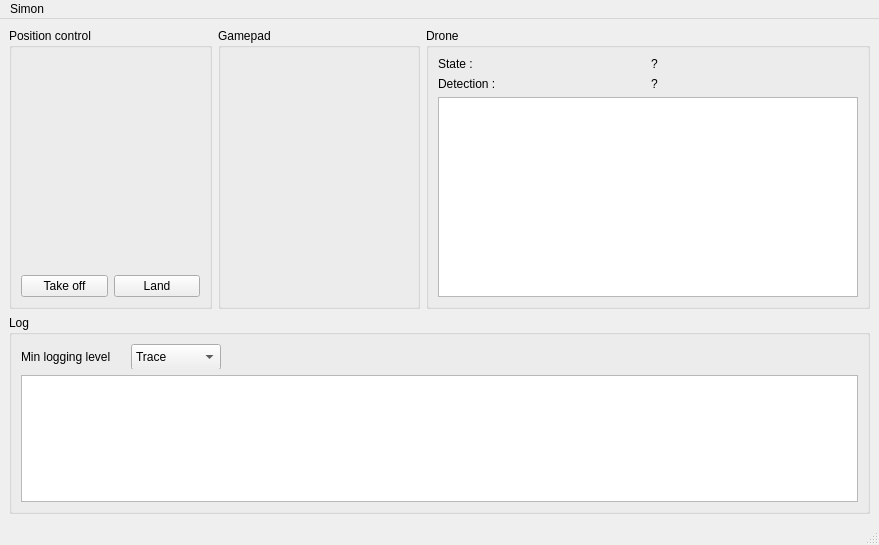
<?xml version="1.0" encoding="UTF-8"?>
<ui version="4.0">
 <class>DebugWindow</class>
 <widget class="QMainWindow" name="DebugWindow">
  <property name="geometry">
   <rect>
    <x>0</x>
    <y>0</y>
    <width>879</width>
    <height>545</height>
   </rect>
  </property>
  <property name="windowTitle">
   <string>DebugWindow</string>
  </property>
  <widget class="QWidget" name="centralwidget">
   <layout class="QGridLayout" name="gridLayout_3">
    <item row="0" column="2">
     <widget class="QGroupBox" name="groupBox_3">
      <property name="title">
       <string>Drone</string>
      </property>
      <layout class="QGridLayout" name="gridLayout_4">
       <item row="0" column="0">
        <widget class="QLabel" name="label">
         <property name="text">
          <string>State :</string>
         </property>
        </widget>
       </item>
       <item row="0" column="1">
        <widget class="QLabel" name="droneStateLabel">
         <property name="text">
          <string>?</string>
         </property>
        </widget>
       </item>
       <item row="2" column="0" colspan="2">
        <widget class="QGraphicsView" name="detections">
         <property name="sizePolicy">
          <sizepolicy hsizetype="Expanding" vsizetype="Expanding">
           <horstretch>0</horstretch>
           <verstretch>0</verstretch>
          </sizepolicy>
         </property>
         <property name="minimumSize">
          <size>
           <width>420</width>
           <height>200</height>
          </size>
         </property>
        </widget>
       </item>
       <item row="1" column="0">
        <widget class="QLabel" name="label_2">
         <property name="text">
          <string>Detection :</string>
         </property>
        </widget>
       </item>
       <item row="1" column="1">
        <widget class="QLabel" name="detectionsLabel">
         <property name="text">
          <string>?</string>
         </property>
        </widget>
       </item>
      </layout>
     </widget>
    </item>
    <item row="1" column="0" colspan="3">
     <widget class="QGroupBox" name="groupBox">
      <property name="title">
       <string>Log</string>
      </property>
      <property name="flat">
       <bool>false</bool>
      </property>
      <property name="checkable">
       <bool>false</bool>
      </property>
      <layout class="QGridLayout" name="gridLayout">
       <item row="1" column="0" colspan="2">
        <widget class="QTextEdit" name="log">
         <property name="readOnly">
          <bool>true</bool>
         </property>
        </widget>
       </item>
       <item row="0" column="0">
        <widget class="QWidget" name="widget" native="true">
         <property name="minimumSize">
          <size>
           <width>0</width>
           <height>25</height>
          </size>
         </property>
         <widget class="QComboBox" name="minLogLevel">
          <property name="geometry">
           <rect>
            <x>110</x>
            <y>0</y>
            <width>90</width>
            <height>26</height>
           </rect>
          </property>
          <item>
           <property name="text">
            <string>Trace</string>
           </property>
          </item>
          <item>
           <property name="text">
            <string>Info</string>
           </property>
          </item>
          <item>
           <property name="text">
            <string>Warn</string>
           </property>
          </item>
          <item>
           <property name="text">
            <string>Error</string>
           </property>
          </item>
         </widget>
         <widget class="QLabel" name="label_3">
          <property name="geometry">
           <rect>
            <x>0</x>
            <y>5</y>
            <width>111</width>
            <height>16</height>
           </rect>
          </property>
          <property name="text">
           <string>Min logging level</string>
          </property>
         </widget>
        </widget>
       </item>
      </layout>
     </widget>
    </item>
    <item row="0" column="0">
     <widget class="QGroupBox" name="groupBox_2">
      <property name="title">
       <string>Position control</string>
      </property>
      <layout class="QGridLayout" name="gridLayout_2">
       <item row="1" column="1">
        <layout class="QHBoxLayout" name="horizontalLayout">
         <property name="sizeConstraint">
          <enum>QLayout::SetDefaultConstraint</enum>
         </property>
         <item>
          <widget class="QPushButton" name="button_takeOff">
           <property name="text">
            <string>Take off</string>
           </property>
          </widget>
         </item>
         <item>
          <widget class="QPushButton" name="button_land">
           <property name="text">
            <string>Land</string>
           </property>
          </widget>
         </item>
        </layout>
       </item>
       <item row="0" column="1">
        <widget class="GamePad" name="positionControl" native="true"/>
       </item>
      </layout>
     </widget>
    </item>
    <item row="0" column="1">
     <widget class="QGroupBox" name="groupBox_4">
      <property name="title">
       <string>Gamepad</string>
      </property>
      <layout class="QGridLayout" name="gridLayout_5">
       <item row="0" column="0">
        <widget class="GamePad" name="gamepad" native="true"/>
       </item>
      </layout>
     </widget>
    </item>
   </layout>
  </widget>
  <widget class="QMenuBar" name="menubar">
   <property name="geometry">
    <rect>
     <x>0</x>
     <y>0</y>
     <width>879</width>
     <height>24</height>
    </rect>
   </property>
   <widget class="QMenu" name="menuAwesome_GUI_Client">
    <property name="title">
     <string>Simon</string>
    </property>
   </widget>
   <addaction name="menuAwesome_GUI_Client"/>
  </widget>
  <widget class="QStatusBar" name="statusbar"/>
 </widget>
 <customwidgets>
  <customwidget>
   <class>GamePad</class>
   <extends>QWidget</extends>
   <header>gamepad.h</header>
   <container>1</container>
  </customwidget>
 </customwidgets>
 <resources/>
 <connections/>
</ui>
